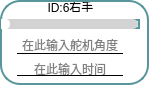
           <widget class="QFrame" name="frame_6">
            <property name="enabled">
             <bool>true</bool>
            </property>
            <property name="layoutDirection">
             <enum>Qt::LayoutDirection::RightToLeft</enum>
            </property>
            <property name="styleSheet">
             <string notr="true">* {
  background: white; /* 背景改为白色 */
  border: 2px solid #59969b; /* 使用与滑块一致的颜色 */
  border-radius: 20px;
}

</string>
            </property>
            <property name="frameShape">
             <enum>QFrame::Shape::StyledPanel</enum>
            </property>
            <property name="frameShadow">
             <enum>QFrame::Shadow::Raised</enum>
            </property>
            <widget class="QLabel" name="label_id6">
             <property name="geometry">
              <rect>
               <x>1</x>
               <y>2</y>
               <width>139</width>
               <height>10</height>
              </rect>
             </property>
             <property name="minimumSize">
              <size>
               <width>0</width>
               <height>10</height>
              </size>
             </property>
             <property name="maximumSize">
              <size>
               <width>16777215</width>
               <height>10</height>
              </size>
             </property>
             <property name="styleSheet">
              <string notr="true">QLabel{border: none; /* 去掉控件的边框 */}
QLabel{background: none; /* 去掉控件的边框 */}</string>
             </property>
             <property name="text">
              <string>ID:6右手</string>
             </property>
             <property name="alignment">
              <set>Qt::AlignmentFlag::AlignCenter</set>
             </property>
            </widget>
            <widget class="QLineEdit" name="lineEdit_time6">
             <property name="geometry">
              <rect>
               <x>17</x>
               <y>61</y>
               <width>106</width>
               <height>15</height>
              </rect>
             </property>
             <property name="maximumSize">
              <size>
               <width>120</width>
               <height>15</height>
              </size>
             </property>
             <property name="styleSheet">
              <string notr="true">QLineEdit {
            border-top: none;
            border-left: none;
            border-right: none;
            border-bottom: 1px solid black;
            background-color: transparent;
        }
        
        QLineEdit:focus {
            border-bottom: 1px solid #2a70f4;
        }</string>
             </property>
             <property name="alignment">
              <set>Qt::AlignmentFlag::AlignCenter</set>
             </property>
             <property name="dragEnabled">
              <bool>false</bool>
             </property>
             <property name="placeholderText">
              <string>在此输入时间</string>
             </property>
            </widget>
            <widget class="QLineEdit" name="lineEdit_servo6">
             <property name="enabled">
              <bool>true</bool>
             </property>
             <property name="geometry">
              <rect>
               <x>17</x>
               <y>36</y>
               <width>106</width>
               <height>18</height>
              </rect>
             </property>
             <property name="maximumSize">
              <size>
               <width>120</width>
               <height>16777215</height>
              </size>
             </property>
             <property name="layoutDirection">
              <enum>Qt::LayoutDirection::LeftToRight</enum>
             </property>
             <property name="styleSheet">
              <string notr="true">QLineEdit {
            border-top: none;
            border-left: none;
            border-right: none;
            border-bottom: 1px solid black;
            background-color: transparent;
        }
        
        QLineEdit:focus {
            border-bottom: 1px solid #2a70f4;
        }</string>
             </property>
             <property name="alignment">
              <set>Qt::AlignmentFlag::AlignCenter</set>
             </property>
             <property name="placeholderText">
              <string>在此输入舵机角度</string>
             </property>
            </widget>
            <widget class="QSlider" name="Slider_Servo6">
             <property name="geometry">
              <rect>
               <x>1</x>
               <y>19</y>
               <width>139</width>
               <height>10</height>
              </rect>
             </property>
             <property name="maximumSize">
              <size>
               <width>16777215</width>
               <height>10</height>
              </size>
             </property>
             <property name="layoutDirection">
              <enum>Qt::LayoutDirection::LeftToRight</enum>
             </property>
             <property name="styleSheet">
              <string notr="true">QSlider::groove:horizontal {
    border: none;
    height: 10px;
    background-color: lightgray;
    border-radius: 5px;
}

QSlider::handle:horizontal {
    width: 12px; /* 增大滑块的宽度 */
    margin: -1px 0px -1px -5px;
    border-radius: 6px; /* 也可以调整圆角半径以匹配滑块的大小 */
    background-color: white;
}

QSlider::sub-page:horizontal {
    background-color: qlineargradient(x1:0, y1:0, x2:1, y2:1, stop:0 #59969b, stop:1 #04e7fa);
    border-radius: 5px;
}
</string>
             </property>
             <property name="minimum">
              <number>0</number>
             </property>
             <property name="maximum">
              <number>240</number>
             </property>
             <property name="orientation">
              <enum>Qt::Orientation::Horizontal</enum>
             </property>
             <property name="invertedAppearance">
              <bool>false</bool>
             </property>
             <property name="tickPosition">
              <enum>QSlider::TickPosition::NoTicks</enum>
             </property>
             <property name="tickInterval">
              <number>1</number>
             </property>
            </widget>
           </widget>
